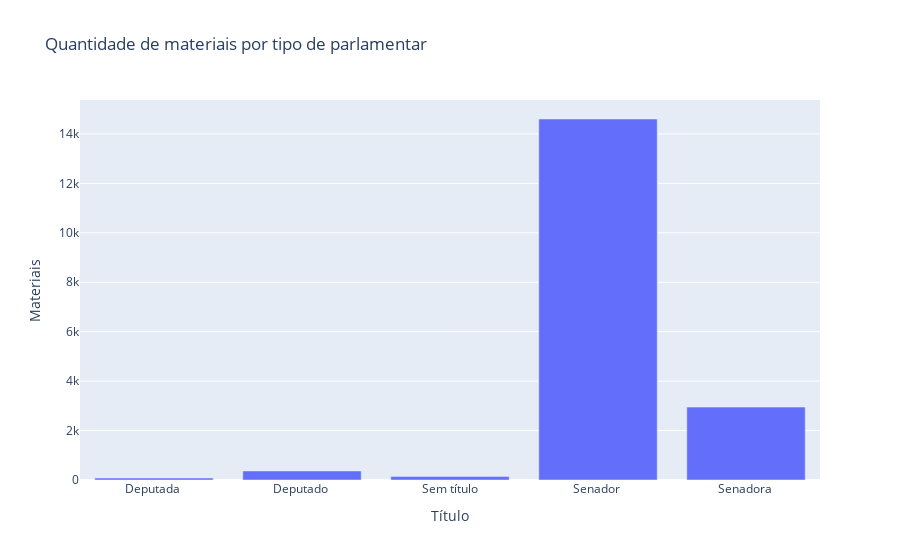

The notebook cell saved with this chart:
### Markdown cell above
```markdown
# Análise sobre a quantidade de Materiais produzidos por cada Título de parlamentares
```

### Code cell
df_grouped = df_parlamentar.groupby("Título", as_index=False)["Materiais"].sum()


fig = px.bar(
    df_grouped,
    x="Título",
    y="Materiais",
    title="Quantidade de materiais por tipo de parlamentar",
)

#fig.show()
fig

### Figure 1 — Plotly figure (JSON) as saved in the notebook; plotly's stock layout.template omitted (floating-point values rounded to 4 significant figures)
{"data": [{"alignmentgroup": "True", "hovertemplate": "Título=%{x}<br>Materiais=%{y}<extra></extra>", "legendgroup": "", "marker": {"color": "#636efa", "pattern": {"shape": ""}}, "name": "", "offsetgroup": "", "orientation": "v", "showlegend": false, "textposition": "auto", "type": "bar", "x": ["Deputada ", "Deputado ", "Sem título", "Senador ", "Senadora "], "xaxis": "x", "y": [79, 366, 138, 14604, 2949], "yaxis": "y"}], "layout": {"autosize": true, "barmode": "relative", "legend": {"tracegroupgap": 0}, "title": {"text": "Quantidade de materiais por tipo de parlamentar"}, "xaxis": {"anchor": "y", "autorange": true, "domain": [0, 1], "range": [-0.5, 4.5], "title": {"text": "Título"}, "type": "category"}, "yaxis": {"anchor": "x", "autorange": true, "domain": [0, 1], "range": [0, 15370.0], "title": {"text": "Materiais"}, "type": "linear"}}}
